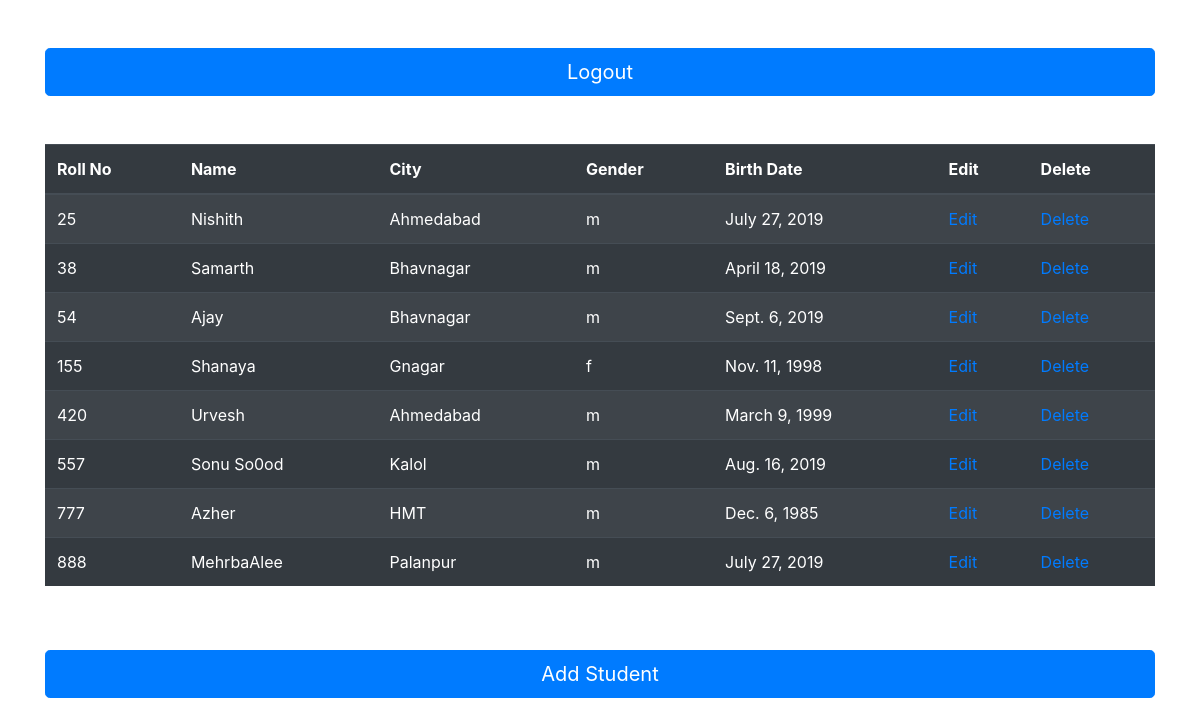
The app's page /students/ (signed in) with its own data.
### school/models.py (models this page shows, shortened)
class Student(models.Model):
    name = models.CharField(max_length=30)
    roll_no = models.IntegerField(primary_key=True)
    city = models.CharField(max_length=30)
    school_id = models.ForeignKey(School, on_delete=models.SET_NULL, null=True)
    gender = models.CharField(max_length=2, choices=GENDER, default='m')
    bday = models.DateField()
    image = models.ImageField(null=True, blank=True, upload_to="pics/")

### school/views.py (the view, shortened to what this page needs)
# urls.py: path('students/', stud_details, name='students'),
@login_required
def stud_details(request):
    std = Student.objects.all()  # for fetching all objects
    schools = School.objects.all()
    return render(request, 'school/std_data.html', {'std': std, 'schools': schools})

### templates/school/std_data.html (shortened to what this page needs)
<!DOCTYPE html>
{% load static %}
<html lang="en" xmlns:float="http://www.w3.org/1999/xhtml">
<head>
    <link rel="stylesheet" href="{% static 'css/bootstrap.min.css' %}">
</head>
<body>
    <br>
    <br>
    <div class="container">
        <a href="{% url 'logout' %}" class="btn btn-primary btn-lg btn-block">Logout</a>
        <br>
        <br>
        <table class="table table-dark table-striped">
            <thead>
                <tr>
                    <th>Roll No</th>
                    <th>Name</th>
                    <th>City</th>
                    <th>Gender</th>
                    <th>Birth Date</th>
                    <th>Edit</th>
                    <th>Delete</th>
                </tr>
            </thead>
            <tbody>
                {% for s in std %}
                <tr>
                    <td>{{  s.roll_no  }}</td>
                    <td>{{  s.name  }}</td>
                    <td>{{  s.city  }}</td>
                    <td>{{  s.gender  }}</td>
                    <td>{{  s.bday  }}</td>
                    <td><a href="{% url 'update_st' s.roll_no %}">Edit</a> </td>
                    <td><a href="{% url 'delete_st' s.roll_no %}">Delete</a> </td>
                </tr>
                {% endfor %}
            </tbody>
        </table>
        <br>
        <br>
        <a href="{% url 'logout' %}" class="btn btn-primary btn-lg btn-block" data-toggle="modal" data-target="#myModal">Add Student</a>
    </div>
</body>
</html>

### records on screen
Student: roll_no "25", name "Nishith", city "Ahmedabad", gender "m", bday "July 27, 2019"
Student: roll_no "38", name "Samarth", city "Bhavnagar", gender "m", bday "April 18, 2019"
Student: roll_no "54", name "Ajay", city "Bhavnagar", gender "m", bday "Sept. 6, 2019"
Student: roll_no "155", name "Shanaya", city "Gnagar", gender "f", bday "Nov. 11, 1998"
Student: roll_no "420", name "Urvesh", city "Ahmedabad", gender "m", bday "March 9, 1999"
Student: roll_no "557", name "Sonu So0od", city "Kalol", gender "m", bday "Aug. 16, 2019"
Student: roll_no "777", name "Azher", city "HMT", gender "m", bday "Dec. 6, 1985"
Student: roll_no "888", name "MehrbaAlee", city "Palanpur", gender "m", bday "July 27, 2019"
